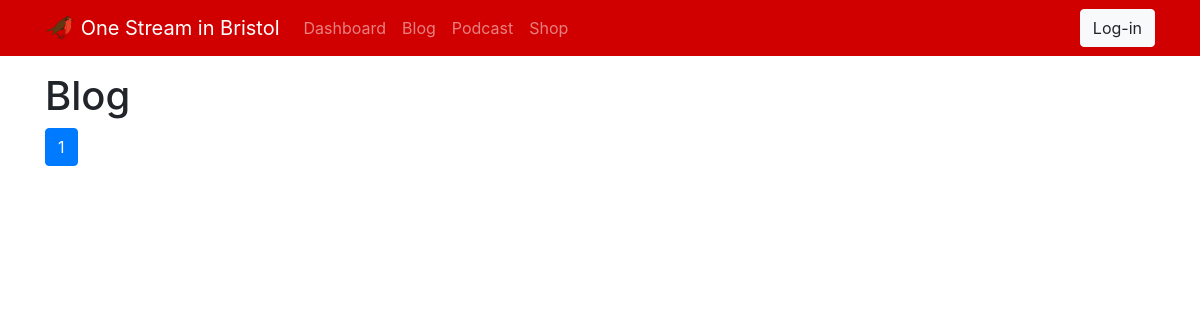
The page /blog/ on the database as committed earlier.
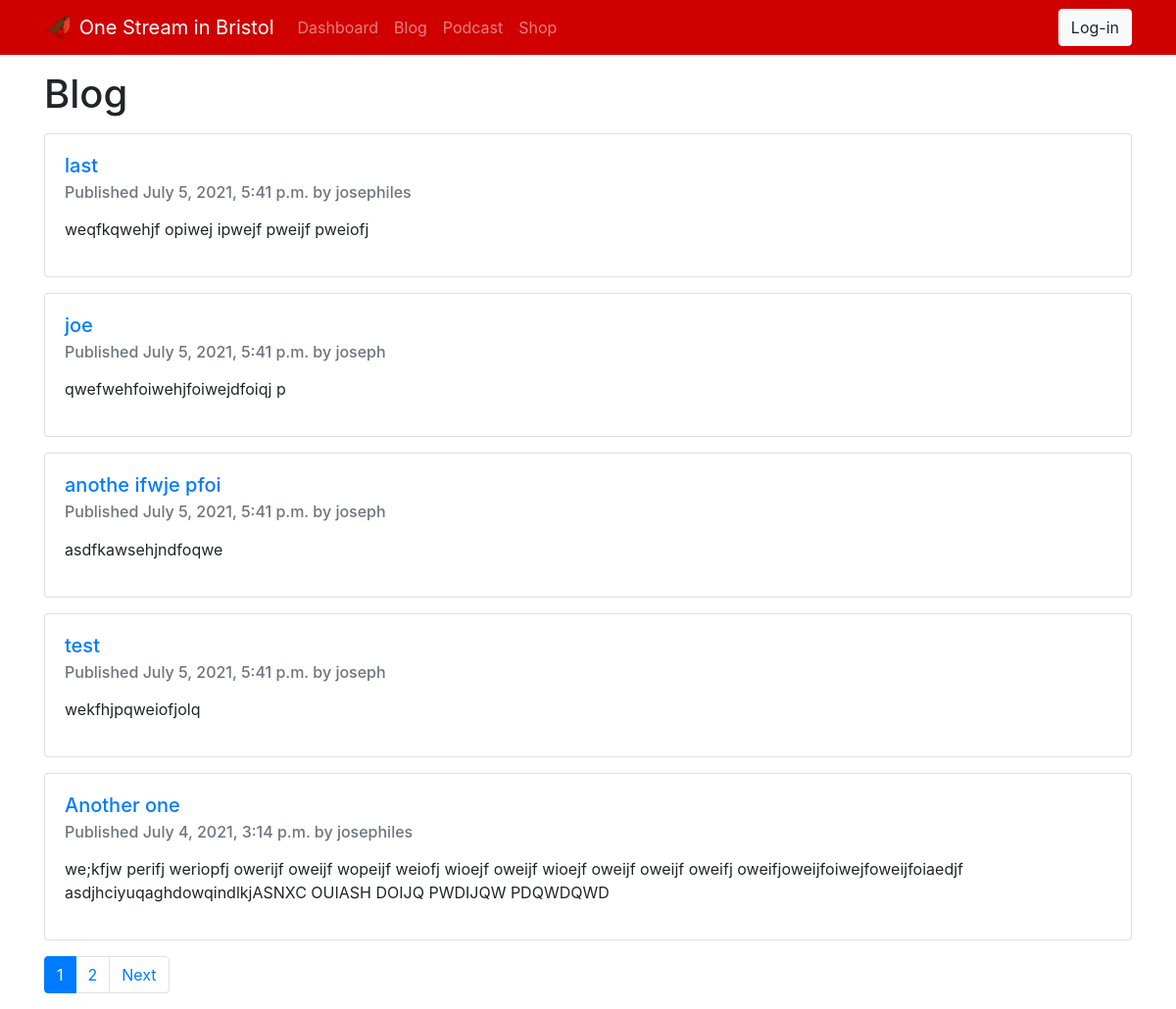
The same page on the database as committed later.
### blog/models.py (models this page shows, shortened)
class Post(models.Model):
    STATUS_CHOICES = (
        ('draft', 'Draft'),
        ('published', 'Published'),
    )
    title = models.CharField(max_length=250)
    slug = models.SlugField(max_length=250,
                            unique_for_date='publish')
    author = models.ForeignKey(User,
                               on_delete=models.CASCADE,
                               related_name='blog_posts')
    body = RichTextField(blank=True, null=True)
    publish = models.DateTimeField(default=timezone.now)
    created = models.DateTimeField(auto_now_add=True)
    updated = models.DateTimeField(auto_now=True)
    status = models.CharField(max_length=10,
                              choices=STATUS_CHOICES,
                              default='draft')
    image = models.ImageField(upload_to='posts/%Y/%m/%d/', blank=True)
    image_caption = models.CharField(max_length=250, blank=True)
    objects = models.Manager()
    published = PublishedManager()
    class Meta:
        ordering = ('-publish',)
        permissions = (('can_publish_articles', 'Publish articles'),)
    def get_absolute_url(self):
        return reverse("blog:post_detail",
                       args=[self.publish.year,
                             self.publish.month,
                             self.publish.day,
                             self.slug])

### blog/views.py (the view)
# urls.py: path("", views.post_list, name="post_list"),
def post_list(request):
    posts = Post.published.all()
    paginator = Paginator(posts, 5)
    page_number = request.GET.get('page')
    page_obj = paginator.get_page(page_number)
    return render(request, 'blog/post/list.html', {'page_obj': page_obj})

### blog/models.py (called while the page is built)
    def get_queryset(self):
        return super().get_queryset().filter(status='published')

### osib/templates/blog/post/list.html (shortened to what this page needs)
{% extends 'base.html' %}
{% block content %}
    <h1>Blog</h1>
    {% for post in page_obj %}
        <div class="card my-3">
            <div class="card-body">
                <h5 class="card-title">
                    <a href="{{ post.get_absolute_url }}">{{ post.title }}</a>
                </h5>
                <h6 class="card-subtitle mb-2 text-muted">
                    Published {{ post.publish }} by {{ post.author }}
                </h6>
                <p class="card-text">
                    {{ post.body|safe|truncatewords:20|linebreaks }}
                </p>
            </div>
        </div>
    {% endfor %}
<nav aria-label="Page navigation example">
  <ul class="pagination">
    {% for page in page_obj.paginator.page_range %}
      <li class="page-item {% if page == page_obj.number %}active{% endif %}">
        <a class="page-link" href="?page={{ page }}">{{ page }}</a>
      </li>
    {% endfor %}
    {% if page_obj.has_next %}
      <li class="page-item"><a class="page-link" href="?page={{ page_obj.next_page_number }}">Next</a></li>
    {% endif %}
  </ul>
</nav>
{% endblock content %}

### osib/templates/base.html (shortened to what this page needs)
{% load static %}
<!doctype html>
<html lang="en">
  <head>
    <link rel="stylesheet" href="https://stackpath.bootstrapcdn.com/bootstrap/4.1.3/css/bootstrap.min.css">
  </head>
  <body>
    <nav class="navbar sticky-top navbar-expand-md navbar-dark" style="background-color: #D00000">
        <div class="container">
            <a class="navbar-brand" href="{% url 'dashboard' %}">
                <img src={% static "/assets/img/osib_logo.png" %} width=30 height=30 class="d-inline-block align-top" alt="">
                One Stream in Bristol</a>
                <div class="collapse navbar-collapse" id="navbarSupportedContent">
                    <ul class="navbar-nav mr-auto">
                        <li class="nav-item {% if section == "dashboard" %}active{% endif %}">
                            <a class="nav-link" href="{% url 'dashboard' %}">Dashboard</a>
                        </li>
                        <li class="nav-item {% if section == "blog" %}active{% endif %}">
                            <a class="nav-link" href="{% url 'blog:post_list' %}">Blog</a>
                        </li>
                        <li class="nav-item {% if section == "podcast" %}active{% endif %}">
                            <a class="nav-link" href="#">Podcast</a>
                        </li>
                        <li class="nav-item {% if section == "shop" %}active{% endif %}">
                            <a class="nav-link" href="#">Shop</a>
                        </li>
                    </ul>
            {% if request.user.is_authenticated %}
                <form class="form-inline">
                    <span class="navbar-text mr-3">Hello {{ request.user.first_name }}</span>
                    <a class="btn btn-light" href="{% url 'logout' %}" role="button">Log-out</a>
                </form>
            {% else %}
                <form class="form-inline">
                    <a class="btn btn-light" href="{% url 'login' %}" role="button">Log-in</a>
                </form>
            {% endif %}
        </div>
    </nav>
    <div class="container mt-3" id="content">
        {% block content %}
        {% endblock content %}
    </div>
</body>
</html>

Rows that differ between the two databases and show on the page:
added Post: title "last", publish "July 5, 2021, 5:41 p.m.", author "josephiles", body "weqfkqwehjf opiwej ipwejf pweijf pweiofj"
added Post: title "joe", publish "July 5, 2021, 5:41 p.m.", author "joseph", body "qwefwehfoiwehjfoiwejdfoiqj p"
added Post: title "anothe ifwje pfoi", publish "July 5, 2021, 5:41 p.m.", author "joseph", body "asdfkawsehjndfoqwe"
added Post: title "test", publish "July 5, 2021, 5:41 p.m.", author "joseph", body "wekfhjpqweiofjolq"
added Post: title "Another one", publish "July 4, 2021, 3:14 p.m.", author "josephiles", body "we;kfjw perifj weriopfj owerijf oweijf wopeijf weiofj wioejf oweijf wioejf oweijf oweijf oweifj oweifjoweijfoiwejfoweijfoiaedjf asdjhciyuqaghdowqindlkjASNXC OUIASH DOIJQ PWDIJQW PDQWDQWD"
Other text that changed with them:
new list line: "2"
text now shown: "Next"
